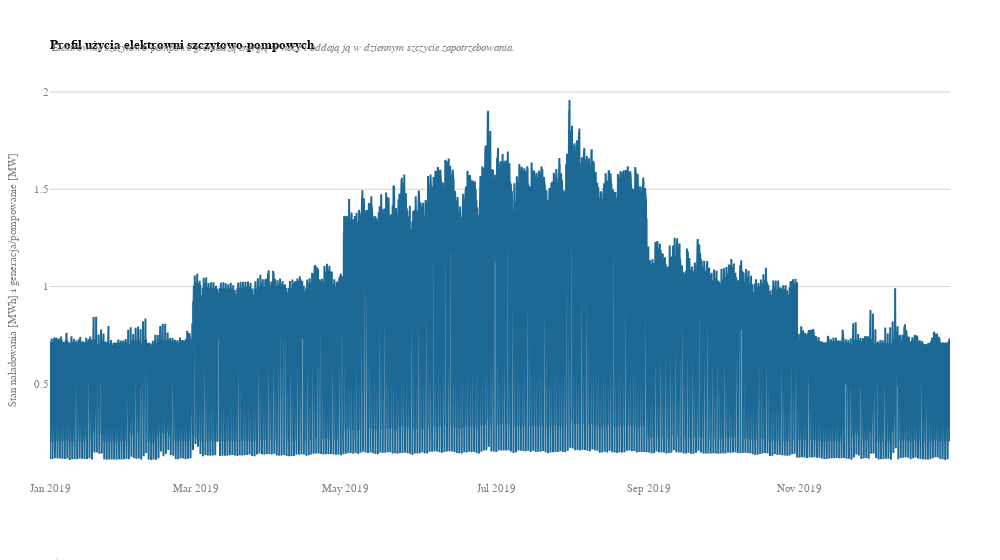

Notebook code cell kept with this figure:
### Code cell
fig = go.Figure()

fig.add_trace(go.Scatter(x=load.index, y=load["warehouse"], name='Load [MW]' if language == "EN" else 'Zapotrzebowanie [MW]', line=dict(color='rgb(29, 105, 150)', width=2))) #, fill='tozeroy', line=dict(color='black', width=2)))

fig.update_layout(
        width=1000,
        plot_bgcolor='white',  
        title=dict(
            text='<b>Pumped storage usage</b>' if language == "EN" else '<b>Profil użycia elektrowni szczytowo-pompowych</b>',
            font=dict(
                family="Work Sans, sans-serif",
                size=13,
                color="black",
            ),
            x=0,
            xref='paper',
            yref='paper',
            xanchor="left", 
            yanchor="top",
        ),
        margin=dict(t=80, b=80,l=50, r=50),
        font=dict(
            family="Work Sans, sans-serif",
            size=11,
            color="grey"
        ),
        annotations=[
            go.layout.Annotation( 
                text='<i>Pumped storage units are charged during the night and dispatched during peak day hours.</i>' if language == "EN" else '<i>Elektrownie szczytowo-pompowe gromadzą energię w nocy i oddają ją w dziennym szczycie zapotrzebowania.</i>',
                align='left',
                showarrow=False,
                xref='paper',
                yref='paper',
                x=0,
                y=1.1,
                xanchor="left", 
                yanchor="top",
                visible=True,
                font=dict(
                    family="Work Sans, sans-serif",
                    size=11,
                    color="grey"
                )
            ),
            go.layout.Annotation( 
                text='<i>Sources: Instrat, CC BY 4.0.</i>' if language == "EN" else '<i>Źródło: Instrat, CC BY 4.0.</i>',
                align='left',
                showarrow=False,
                xref='paper',
                yref='paper',
                x=0,
                y=-0.19,
                xanchor="left", 
                yanchor="top",
                visible=True,
                font=dict(
                    family="Work Sans, sans-serif",
                    size=11,
                    color="grey"
                )
            ),
        ]
)

fig.update_yaxes(
        title=dict(
            text='Pumped storage charge [MWh] and dispatch [MW]' if language == "EN" else 'Stan naładowania [MWh] i generacja/pompowanie [MW]',
            font=dict(
                family="Work Sans, sans-serif",
                size=11,
                color="grey",
            )
        ),
    showgrid=True,
    gridwidth=1, 
    gridcolor='LightGrey',
    zeroline=True, 
    zerolinewidth=2, 
    zerolinecolor='DarkGrey'
)

fig.show(    
    config={
        'modeBarButtonsToRemove': ['lasso2d', "zoomIn2d", 'resetScale2d'],
        "locale": "en",
        "toImageButtonOptions": {"width": None, "height": None}
    },
)

### Figure 1 — Plotly figure (JSON) as saved in the notebook; plotly's stock layout.template omitted (floating-point values rounded to 4 significant figures; data arrays with more than 128 entries replaced by an {"elided": "..."} marker saying what was removed)
{"data": [{"line": {"color": "rgb(29, 105, 150)", "width": 2}, "name": "Zapotrzebowanie [MW]", "type": "scatter", "x": {"elided": "8760 str values"}, "y": {"elided": "8760 float values"}}], "layout": {"annotations": [{"align": "left", "font": {"color": "grey", "family": "Work Sans, sans-serif", "size": 11}, "showarrow": false, "text": "<i>Elektrownie szczytowo-pompowe gromadzą energię w nocy i oddają ją w dziennym szczycie zapotrzebowania.</i>", "visible": true, "x": 0, "xanchor": "left", "xref": "paper", "y": 1.1, "yanchor": "top", "yref": "paper"}, {"align": "left", "font": {"color": "grey", "family": "Work Sans, sans-serif", "size": 11}, "showarrow": false, "text": "<i>Źródło: Instrat, CC BY 4.0.</i>", "visible": true, "x": 0, "xanchor": "left", "xref": "paper", "y": -0.19, "yanchor": "top", "yref": "paper"}], "font": {"color": "grey", "family": "Work Sans, sans-serif", "size": 11}, "margin": {"b": 80, "l": 50, "r": 50, "t": 80}, "plot_bgcolor": "white", "title": {"font": {"color": "black", "family": "Work Sans, sans-serif", "size": 13}, "text": "<b>Profil użycia elektrowni szczytowo-pompowych</b>", "x": 0, "xanchor": "left", "xref": "paper", "yanchor": "top", "yref": "paper"}, "width": 1000, "yaxis": {"gridcolor": "LightGrey", "gridwidth": 1, "showgrid": true, "title": {"font": {"color": "grey", "family": "Work Sans, sans-serif", "size": 11}, "text": "Stan naładowania [MWh] i generacja/pompowanie [MW]"}, "zeroline": true, "zerolinecolor": "DarkGrey", "zerolinewidth": 2}}}
